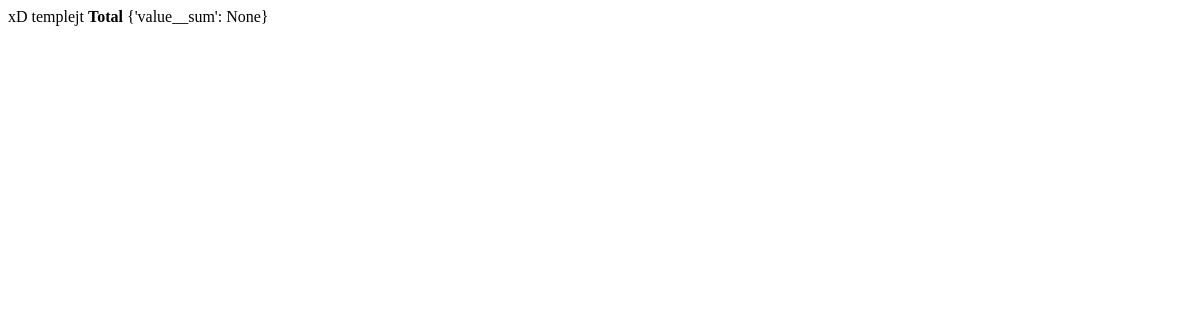
The app's page /, older data.
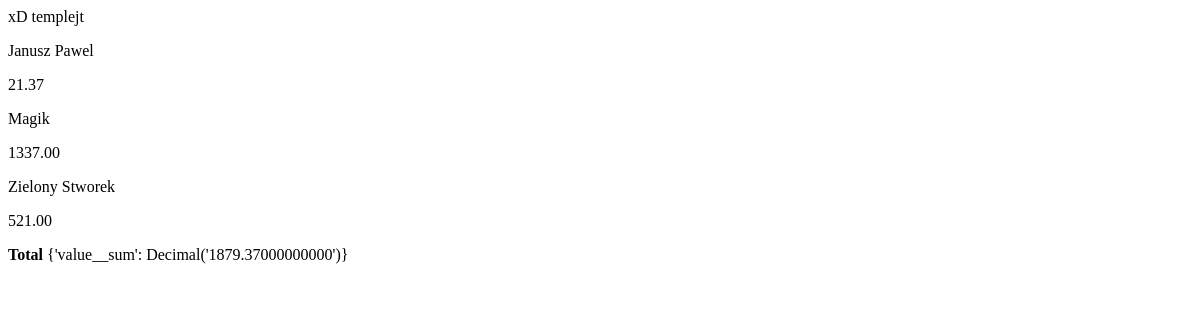
The same page, newer data.
### main_app/models.py (models this page shows, shortened)
class Treasure(models.Model):
		name = models.CharField(max_length=100)
		value = models.DecimalField(max_digits=10, decimal_places=2)

### main_app/views.py (the view)
# urls.py: url(r'^$', views.index),
def index(request):
		treasures = Treasure.objects.all()
		total = Treasure.objects.aggregate(Sum('value'))
		return render(request, 'index.html', {'treasures': treasures, 'total': total})

### main_app/templates/index.html (shortened to what this page needs)
<html>
{% for treasure in treasures %}
<p> {{ treasure.name }} </p>
<p> {{ treasure.value }} </p>
{% endfor %}
<b> Total </b>
{{ total }}
</html>

Row changes from the older to the newer data that the page shows:
added Treasure: name "Janusz Pawel", value "21.37"
added Treasure: name "Magik", value "1337.00"
added Treasure: name "Zielony Stworek", value "521.00"
Text that changed along with them:
{{ total }}: "{'value__sum': None}" → "{'value__sum': Decimal('1879.37000000000')}"
